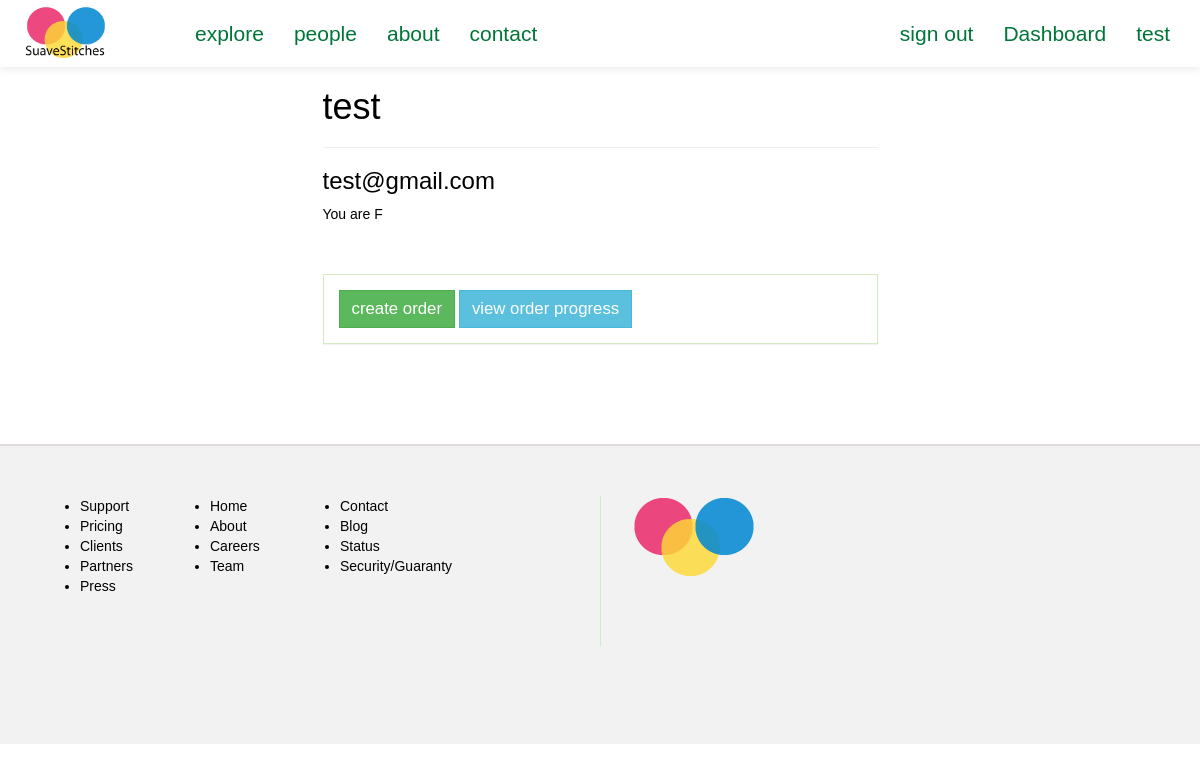
/suave/dashboard/ (signed in), run on an earlier commit of the app's database.
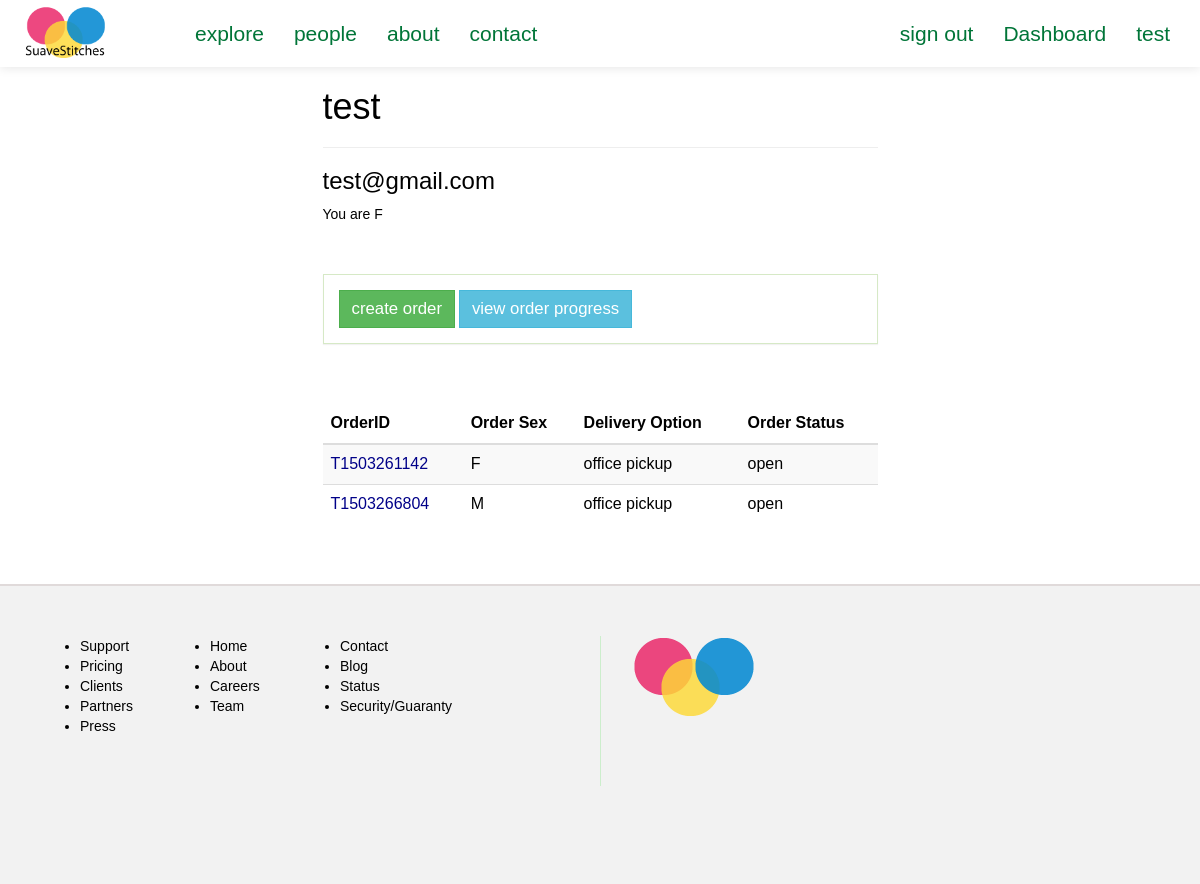
And on a later commit of the database.
### suave/models.py (models this page shows, shortened)
class Client(models.Model):
	FEMALE = 'F'
	MALE = 'M'
	SEX_CHOICE = (
		(FEMALE, 'F'),
		(MALE, 'M'),
	)
	user = models.OneToOneField(User)
	address = models.CharField(max_length=200, null=True)
	preference = models.CharField(max_length=40)
	sex = models.CharField(max_length=2, choices=SEX_CHOICE, default=" ")

class Order(models.Model):
	client = models.ForeignKey(Client, null=True)
	size = models.ForeignKey(Size, null=True)
	tailor = models.ForeignKey(Tailor, null=True)
	fabric = models.ForeignKey(Fabric, null=True) #* change to foreign key with Fabric
	main_order_id = models.CharField(max_length=15, null=True)
	details = models.CharField(max_length=250, null=True) #*
	delivery_option = models.CharField(max_length=100, null=True)
	service_option = models.CharField(max_length=100, null=True)
	sex = models.CharField(max_length=2, default=' ')
	status = models.CharField(max_length=20, default='OPEN') #*
	cost = models.IntegerField(default=0000) # final cost of order

### suave/views.py (the view)
@login_required
def clientDashboard(request):
	context = {}
	client = Client.objects.get(user=request.user)
	if request.session['new_user_check'] == 1:
		context['new_user_check'] = True
		request.session['new_user_check'] = 2
	context['orders'] = Order.objects.filter(client=client)
	return render(request, 'i/client/dashboard.html', context)

### suave/templates/i/client/dashboard.html (shortened to what this page needs)
{% extends "i/layout/base.html" %}
{% block main_section %}
	<div class="col-lg-6 col-lg-offset-3">
		<h1>{{ user.username }}</h1>
		<hr>
		<h3>{{ user.email }}</h3>
		<p>You are {{ user.client.sex }}</p>
		<br><br>
		<div class="dashboard-button-panel panel panel-body panel-success">
			<a href="{% url 'suave:createOrder' %}" class="btn btn-success">create order</a>
			<a href="" class="btn btn-info">view order progress</a>
		</div>
		<br><br>
		{% if orders %}
			<table class="table table-striped table-hover">
				<thead>
					<tr>
						<th>OrderID</th>
						<th>Order Sex</th>
						<th>Delivery Option</th>
						<th>Order Status</th>
					</tr>
				</thead>
				<tbody>
					{% for order in orders %}
					<tr>
						<td style="color:#008"><span>{{ order.main_order_id }}</span></td>
						<td>{{ order.sex }}</td>
						<td>{{ order.delivery_option|lower }}</td>
						<td>{{ order.status|lower }}</td>
					</tr>
					{% endfor %}
				</tbody>
			</table>
		{% endif %}
		<br><br>
	</div>
{% endblock %}

### suave/templates/i/layout/base.html (shortened to what this page needs)
<html>
	<head>
		{% load staticfiles %}
		<link rel="stylesheet" type="text/css" href="{% static 'css/style.css' %}">
	</head>
	{% if tailorPage %}
	<body class="tailorPage-color">
	{% else %}
	<body>
	{% endif %}
	{% if tailorPage %}
		<nav class="navbar navbar-default" role="navigation" style="background:#B2EBF2">
	{% else %}
		<nav class="navbar navbar-default" role="navigation">
	{% endif %}
			<div class="container">
				<div class="row">
					<div class="navbar-header">
						<div id="header">
							<a class="navbar-brand" href="/suave">
								<img src="{% static 'img/my_logo_1.png' %}">
							</a>
						</div>
					</div>
					<div class="collapse navbar-collapse navbar-ex1-collapse">
						<ul class="nav navbar-nav navbar-left">
							<li class=""><a href style="background:#">explore</a></li>
							<li class=""><a href="{% url 'suave:tailorHome' %}">people</a></li>
							<li class=""><a >about</a></li>
							<li class=""><a >contact</a></li>
						</ul>
						<ul class="nav navbar-nav navbar-right">
							{% if user.is_authenticated %}
							<li><a href="{% url 'suave:signout' %}" class="">sign out</a></li>
								{% if user.tailor.rate %}
									<li><a href="{% url 'suave:tailorDashboard' %}" class="">Dashboard</a></li>
								{% else %}
									<li><a href="{% url 'suave:clientDashboard' %}" class="">Dashboard</a></li>
								{% endif %}
							<li><a class="">{{user}}</a></li>
							{% else %}
							<li><a role="button" class="" data-toggle="modal" data-target=".bs-example-modal-sm">sign in</a></li>
							{% endif %}
						</ul>
					</div>
				</div>
			</div>
		</nav>
		<div class="container">
			<div class="row">
					{% block main_section %}
					{% endblock %}
			</div>
		</div>
		<div class="footer">
			<div class="col-lg-6 footer-left">
				<ul class="col-sm-3">
					<li>Support</li>
					<li>Pricing</li>
					<li>Clients</li>
					<li>Partners</li>
					<li>Press</li>
				</ul>
				<ul class="col-sm-3">
					<li>Home</li>
					<li>About</li>
					<li>Careers</li>
					<li>Team</li>
				</ul>
				<ul class="col-sm-3">
					<li>Contact</li>
					<li>Blog</li>
					<li>Status</li>
					<li>Security/Guaranty</li>
				</ul>
			</div>
			<div class="col-lg-6 footer-right">
				<img src="{% static 'img/my_logo.png' %}">
			</div>
		</div>
	</body>
</html>

### suave/static/css/style.css (style rules this page uses)
.col-lg-6 a { font-size: 1.2em; }
a { text-decoration: none; }
#header img { width: 65%; }
.navbar { background-repeat: no-repeat; border-bottom: 1px solid #178ACC; box-shadow: 0px 1px 10px rgba(0, 0, 0, 0.1); border-radius: 0px; margin-bottom: 0px; }
.navbar-default { background: #fff; border-color: #fff; }
.navbar-default .navbar-brand, .navbar-default .navbar-brand:hover, .navbar-default .navbar-brand:focus, .navbar-default .navbar-nav > li > a { color: #007538; font-size: 1.5em; }
.navbar-default .navbar-nav > li > a { line-height: 35px; }
.footer { min-height: 300px; background: #f2f2f2; padding: 50px; border-top: 2px #e0dada solid; }
.footer-right { height: 150px; border-left: 1px #cec solid; }
#header { margin: -10px auto auto auto; }
* { -webkit-border-radius: 0 !important; -moz-border-radius: 0 !important; -ms-border-radius: 0 !important; border-radius: 0 !important; }
body { color: #000; font-family: weblysleek, arial; }

What changed in the data, as far as the page shows it:
added Order: main_order_id "T1503261142", sex "F", delivery_option "office pickup", status "open"
added Order: main_order_id "T1503266804", sex "M", delivery_option "office pickup", status "open"
Also different on the page:
text now shown: "OrderID Order Sex Delivery Option Order Status"
